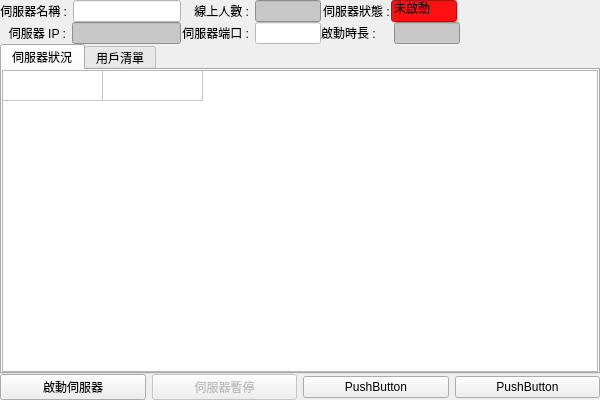
<?xml version="1.0" encoding="UTF-8"?>
<ui version="4.0">
 <class>TCP_ServerClass</class>
 <widget class="QMainWindow" name="TCP_ServerClass">
  <property name="geometry">
   <rect>
    <x>0</x>
    <y>0</y>
    <width>600</width>
    <height>400</height>
   </rect>
  </property>
  <property name="windowTitle">
   <string>TCP_Server</string>
  </property>
  <widget class="QWidget" name="centralWidget">
   <layout class="QVBoxLayout" name="verticalLayout">
    <property name="spacing">
     <number>0</number>
    </property>
    <property name="leftMargin">
     <number>0</number>
    </property>
    <property name="topMargin">
     <number>0</number>
    </property>
    <property name="rightMargin">
     <number>0</number>
    </property>
    <property name="bottomMargin">
     <number>0</number>
    </property>
    <item>
     <layout class="QHBoxLayout" name="horizontalLayout">
      <property name="spacing">
       <number>0</number>
      </property>
      <item>
       <layout class="QVBoxLayout" name="verticalLayout_4">
        <property name="spacing">
         <number>0</number>
        </property>
        <item>
         <layout class="QHBoxLayout" name="horizontalLayout_10">
          <item>
           <widget class="QLabel" name="label_8">
            <property name="minimumSize">
             <size>
              <width>55</width>
              <height>0</height>
             </size>
            </property>
            <property name="text">
             <string>伺服器名稱 :</string>
            </property>
            <property name="alignment">
             <set>Qt::AlignRight|Qt::AlignTrailing|Qt::AlignVCenter</set>
            </property>
           </widget>
          </item>
          <item>
           <widget class="QLineEdit" name="LE_Servar_Name">
            <property name="focusPolicy">
             <enum>Qt::ClickFocus</enum>
            </property>
            <property name="styleSheet">
             <string notr="true">background-color: rgb(255,255,255);
color: rgb(0, 0, 0);</string>
            </property>
            <property name="maxLength">
             <number>18</number>
            </property>
            <property name="readOnly">
             <bool>false</bool>
            </property>
           </widget>
          </item>
         </layout>
        </item>
        <item>
         <layout class="QHBoxLayout" name="horizontalLayout_9">
          <item>
           <widget class="QLabel" name="label_7">
            <property name="minimumSize">
             <size>
              <width>66</width>
              <height>0</height>
             </size>
            </property>
            <property name="text">
             <string>伺服器 IP :</string>
            </property>
            <property name="alignment">
             <set>Qt::AlignRight|Qt::AlignTrailing|Qt::AlignVCenter</set>
            </property>
           </widget>
          </item>
          <item>
           <widget class="QLineEdit" name="LE_Servar_IP">
            <property name="focusPolicy">
             <enum>Qt::NoFocus</enum>
            </property>
            <property name="styleSheet">
             <string notr="true">background-color: rgb(200,200,200);
color: rgb(0, 0, 0);</string>
            </property>
            <property name="text">
             <string/>
            </property>
            <property name="readOnly">
             <bool>true</bool>
            </property>
           </widget>
          </item>
         </layout>
        </item>
       </layout>
      </item>
      <item>
       <layout class="QVBoxLayout" name="verticalLayout_3">
        <property name="spacing">
         <number>0</number>
        </property>
        <item>
         <layout class="QHBoxLayout" name="horizontalLayout_12">
          <item>
           <widget class="QLabel" name="label_10">
            <property name="minimumSize">
             <size>
              <width>66</width>
              <height>0</height>
             </size>
            </property>
            <property name="text">
             <string>線上人數 :</string>
            </property>
            <property name="alignment">
             <set>Qt::AlignRight|Qt::AlignTrailing|Qt::AlignVCenter</set>
            </property>
           </widget>
          </item>
          <item>
           <widget class="QLineEdit" name="LE_Servar_UserTotal">
            <property name="maximumSize">
             <size>
              <width>66</width>
              <height>16777215</height>
             </size>
            </property>
            <property name="focusPolicy">
             <enum>Qt::NoFocus</enum>
            </property>
            <property name="styleSheet">
             <string notr="true">background-color: rgb(200,200,200);
color: rgb(0, 0, 0);</string>
            </property>
            <property name="readOnly">
             <bool>true</bool>
            </property>
           </widget>
          </item>
         </layout>
        </item>
        <item>
         <layout class="QHBoxLayout" name="horizontalLayout_11">
          <item>
           <widget class="QLabel" name="label_9">
            <property name="minimumSize">
             <size>
              <width>66</width>
              <height>0</height>
             </size>
            </property>
            <property name="text">
             <string>伺服器端口 :</string>
            </property>
            <property name="alignment">
             <set>Qt::AlignRight|Qt::AlignTrailing|Qt::AlignVCenter</set>
            </property>
           </widget>
          </item>
          <item>
           <widget class="QLineEdit" name="LE_Servar_Port">
            <property name="maximumSize">
             <size>
              <width>66</width>
              <height>16777215</height>
             </size>
            </property>
            <property name="focusPolicy">
             <enum>Qt::ClickFocus</enum>
            </property>
            <property name="styleSheet">
             <string notr="true">background-color: rgb(255,255,255);
color: rgb(0, 0, 0);</string>
            </property>
            <property name="maxLength">
             <number>5</number>
            </property>
            <property name="readOnly">
             <bool>false</bool>
            </property>
           </widget>
          </item>
         </layout>
        </item>
       </layout>
      </item>
      <item>
       <layout class="QVBoxLayout" name="verticalLayout_2">
        <property name="spacing">
         <number>0</number>
        </property>
        <item>
         <layout class="QHBoxLayout" name="horizontalLayout_8">
          <property name="spacing">
           <number>0</number>
          </property>
          <item>
           <widget class="QLabel" name="label_6">
            <property name="minimumSize">
             <size>
              <width>66</width>
              <height>0</height>
             </size>
            </property>
            <property name="maximumSize">
             <size>
              <width>66</width>
              <height>16777215</height>
             </size>
            </property>
            <property name="text">
             <string>伺服器狀態 :</string>
            </property>
            <property name="alignment">
             <set>Qt::AlignLeading|Qt::AlignLeft|Qt::AlignVCenter</set>
            </property>
           </widget>
          </item>
          <item>
           <widget class="QLineEdit" name="LE_Servar_State">
            <property name="maximumSize">
             <size>
              <width>66</width>
              <height>16777215</height>
             </size>
            </property>
            <property name="focusPolicy">
             <enum>Qt::NoFocus</enum>
            </property>
            <property name="styleSheet">
             <string notr="true">background-color: rgb(255, 17, 17);
color: rgb(0, 0, 0);</string>
            </property>
            <property name="text">
             <string>未啟動</string>
            </property>
            <property name="readOnly">
             <bool>true</bool>
            </property>
           </widget>
          </item>
         </layout>
        </item>
        <item>
         <layout class="QHBoxLayout" name="horizontalLayout_3">
          <item>
           <widget class="QLabel" name="label">
            <property name="text">
             <string>啟動時長 : </string>
            </property>
           </widget>
          </item>
          <item>
           <widget class="QLineEdit" name="LE_Servar_Sec">
            <property name="minimumSize">
             <size>
              <width>0</width>
              <height>0</height>
             </size>
            </property>
            <property name="maximumSize">
             <size>
              <width>66</width>
              <height>16777215</height>
             </size>
            </property>
            <property name="focusPolicy">
             <enum>Qt::NoFocus</enum>
            </property>
            <property name="styleSheet">
             <string notr="true">background-color: rgb(200,200,200);
color: rgb(0, 0, 0);</string>
            </property>
            <property name="readOnly">
             <bool>true</bool>
            </property>
           </widget>
          </item>
         </layout>
        </item>
       </layout>
      </item>
      <item>
       <spacer name="horizontalSpacer_2">
        <property name="orientation">
         <enum>Qt::Horizontal</enum>
        </property>
        <property name="sizeHint" stdset="0">
         <size>
          <width>40</width>
          <height>20</height>
         </size>
        </property>
       </spacer>
      </item>
     </layout>
    </item>
    <item>
     <widget class="QTabWidget" name="tabWidget">
      <property name="currentIndex">
       <number>0</number>
      </property>
      <widget class="QWidget" name="tab">
       <attribute name="title">
        <string>伺服器狀況</string>
       </attribute>
       <layout class="QGridLayout" name="gridLayout">
        <property name="leftMargin">
         <number>0</number>
        </property>
        <property name="topMargin">
         <number>0</number>
        </property>
        <property name="rightMargin">
         <number>0</number>
        </property>
        <property name="bottomMargin">
         <number>0</number>
        </property>
        <item row="0" column="0">
         <widget class="QTableWidget" name="tableWidget_log">
          <attribute name="horizontalHeaderVisible">
           <bool>false</bool>
          </attribute>
          <attribute name="verticalHeaderVisible">
           <bool>false</bool>
          </attribute>
          <row>
           <property name="text">
            <string>新增列</string>
           </property>
          </row>
          <column>
           <property name="text">
            <string>time</string>
           </property>
          </column>
          <column>
           <property name="text">
            <string>data</string>
           </property>
          </column>
         </widget>
        </item>
       </layout>
      </widget>
      <widget class="QWidget" name="tab_2">
       <attribute name="title">
        <string>用戶清單</string>
       </attribute>
       <layout class="QGridLayout" name="gridLayout_2">
        <property name="leftMargin">
         <number>0</number>
        </property>
        <property name="topMargin">
         <number>0</number>
        </property>
        <property name="rightMargin">
         <number>0</number>
        </property>
        <property name="bottomMargin">
         <number>0</number>
        </property>
        <property name="spacing">
         <number>0</number>
        </property>
        <item row="0" column="0">
         <widget class="QTableWidget" name="tableWidget_User">
          <property name="editTriggers">
           <set>QAbstractItemView::NoEditTriggers</set>
          </property>
          <attribute name="horizontalHeaderDefaultSectionSize">
           <number>118</number>
          </attribute>
          <attribute name="horizontalHeaderHighlightSections">
           <bool>false</bool>
          </attribute>
          <attribute name="verticalHeaderVisible">
           <bool>false</bool>
          </attribute>
          <row>
           <property name="text">
            <string>新增列</string>
           </property>
          </row>
          <row>
           <property name="text">
            <string>新增列</string>
           </property>
          </row>
          <row>
           <property name="text">
            <string>新增列</string>
           </property>
          </row>
          <row>
           <property name="text">
            <string>新增列</string>
           </property>
          </row>
          <column>
           <property name="text">
            <string>用戶名稱</string>
           </property>
          </column>
          <column>
           <property name="text">
            <string>當前IP</string>
           </property>
          </column>
          <column>
           <property name="text">
            <string>端口</string>
           </property>
          </column>
          <column>
           <property name="text">
            <string>登陸時間</string>
           </property>
          </column>
          <column>
           <property name="text">
            <string>登陸時長</string>
           </property>
          </column>
         </widget>
        </item>
       </layout>
      </widget>
     </widget>
    </item>
    <item>
     <layout class="QHBoxLayout" name="horizontalLayout_2">
      <item>
       <widget class="QPushButton" name="Btn_Start">
        <property name="text">
         <string>啟動伺服器</string>
        </property>
       </widget>
      </item>
      <item>
       <widget class="QPushButton" name="Btn_Pause">
        <property name="enabled">
         <bool>false</bool>
        </property>
        <property name="text">
         <string>伺服器暫停</string>
        </property>
       </widget>
      </item>
      <item>
       <widget class="QPushButton" name="pushButton_4">
        <property name="text">
         <string>PushButton</string>
        </property>
       </widget>
      </item>
      <item>
       <widget class="QPushButton" name="pushButton">
        <property name="text">
         <string>PushButton</string>
        </property>
       </widget>
      </item>
     </layout>
    </item>
   </layout>
  </widget>
 </widget>
 <layoutdefault spacing="6" margin="11"/>
 <resources/>
 <connections/>
</ui>
